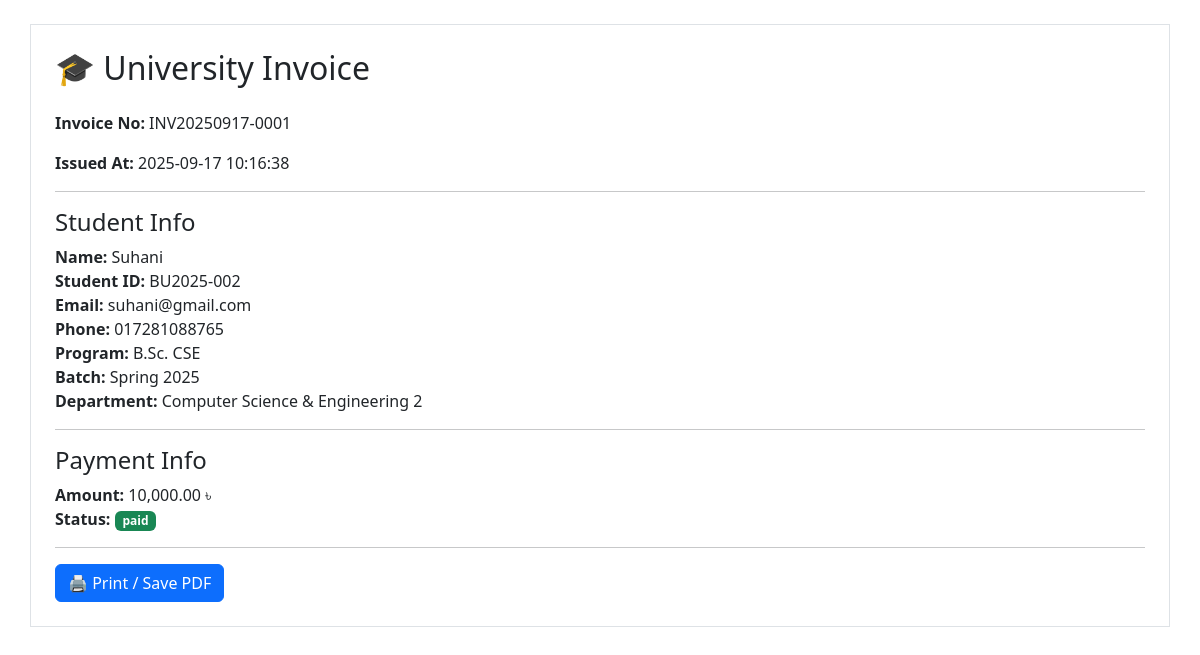
/admin/invoice.php?invoice_id=2, run on the app's committed database.
### tables this page shows
CREATE TABLE `admission_invoices` (
  `id` int(11) NOT NULL,
  `admission_id` int(11) NOT NULL,
  `invoice_no` varchar(50) NOT NULL,
  `amount` decimal(10,2) NOT NULL DEFAULT 0.00,
  `status` enum('unpaid','paid') NOT NULL DEFAULT 'unpaid',
  `issued_at` timestamp NOT NULL DEFAULT current_timestamp()
);

CREATE TABLE `admissions` (
  `id` int(11) NOT NULL,
  `full_name` varchar(150) NOT NULL,
  `student_id` varchar(50) DEFAULT NULL,
  `email` varchar(150) NOT NULL,
  `phone` varchar(30) NOT NULL,
  `address` varchar(255) NOT NULL,
  `program` varchar(100) NOT NULL,
  `batch` varchar(50) NOT NULL,
  `department` varchar(100) NOT NULL,
  `payment_status` enum('pending','paid') DEFAULT 'pending',
  `payment_reference` varchar(100) DEFAULT NULL,
  `created_at` timestamp NOT NULL DEFAULT current_timestamp(),
  `invoice_no` varchar(50) DEFAULT NULL,
  `amount` decimal(10,2) DEFAULT 5000.00
);

### admin/invoice.php (the view, shortened to what this page needs)
<?php
require_once __DIR__ . "/../app/config/db.php";
$invoice_id = (int) $_GET['invoice_id'];
$stmt = $DB_con->prepare("
    SELECT ai.invoice_no, ai.amount, ai.status, ai.issued_at,
           a.full_name, a.email, a.phone, a.student_id, a.department, a.program, a.batch
    FROM admission_invoices ai
    JOIN admissions a ON ai.admission_id = a.id
    WHERE ai.id = :iid
");
$stmt->execute([':iid' => $invoice_id]);
$invoice = $stmt->fetch(PDO::FETCH_ASSOC);
?>
<!DOCTYPE html>
<html lang="en">
<head>
  <link href="https://cdn.jsdelivr.net/npm/bootstrap@5.3.2/dist/css/bootstrap.min.css" rel="stylesheet">
</head>
<body class="p-4">
  <div class="container border p-4">
    <h2 class="mb-4">🎓 University Invoice</h2>
    <p><strong>Invoice No:</strong> <?= htmlspecialchars($invoice['invoice_no']) ?></p>
    <p><strong>Issued At:</strong> <?= htmlspecialchars($invoice['issued_at']) ?></p>
    <hr>
    <h4>Student Info</h4>
    <p><strong>Name:</strong> <?= htmlspecialchars($invoice['full_name']) ?><br>
       <strong>Student ID:</strong> <?= htmlspecialchars($invoice['student_id']) ?><br>
       <strong>Email:</strong> <?= htmlspecialchars($invoice['email']) ?><br>
       <strong>Phone:</strong> <?= htmlspecialchars($invoice['phone']) ?><br>
       <strong>Program:</strong> <?= htmlspecialchars($invoice['program']) ?><br>
       <strong>Batch:</strong> <?= htmlspecialchars($invoice['batch']) ?><br>
       <strong>Department:</strong> <?= htmlspecialchars($invoice['department']) ?></p>
    <hr>
    <h4>Payment Info</h4>
    <p><strong>Amount:</strong> <?= number_format($invoice['amount'],2) ?> ৳<br>
       <strong>Status:</strong> <span class="badge bg-<?= $invoice['status']=='paid'?'success':'warning' ?>">
            <?= htmlspecialchars($invoice['status']) ?>
       </span></p>
    <hr>
    <a href="javascript:window.print()" class="btn btn-primary">🖨 Print / Save PDF</a>
  </div>
</body>
</html>

### data on the page
admission_invoices: invoice_no "INV20250917-0001", issued_at "2025-09-17 10:16:38", admission.full_name "Suhani", admission.student_id "BU2025-002", admission.email "suhani@gmail.com", admission.phone "017281088765", admission.program "B.Sc. CSE", admission.batch "Spring 2025", admission.department "Computer Science & Engineering 2", amount "10,000.00", status "paid"
